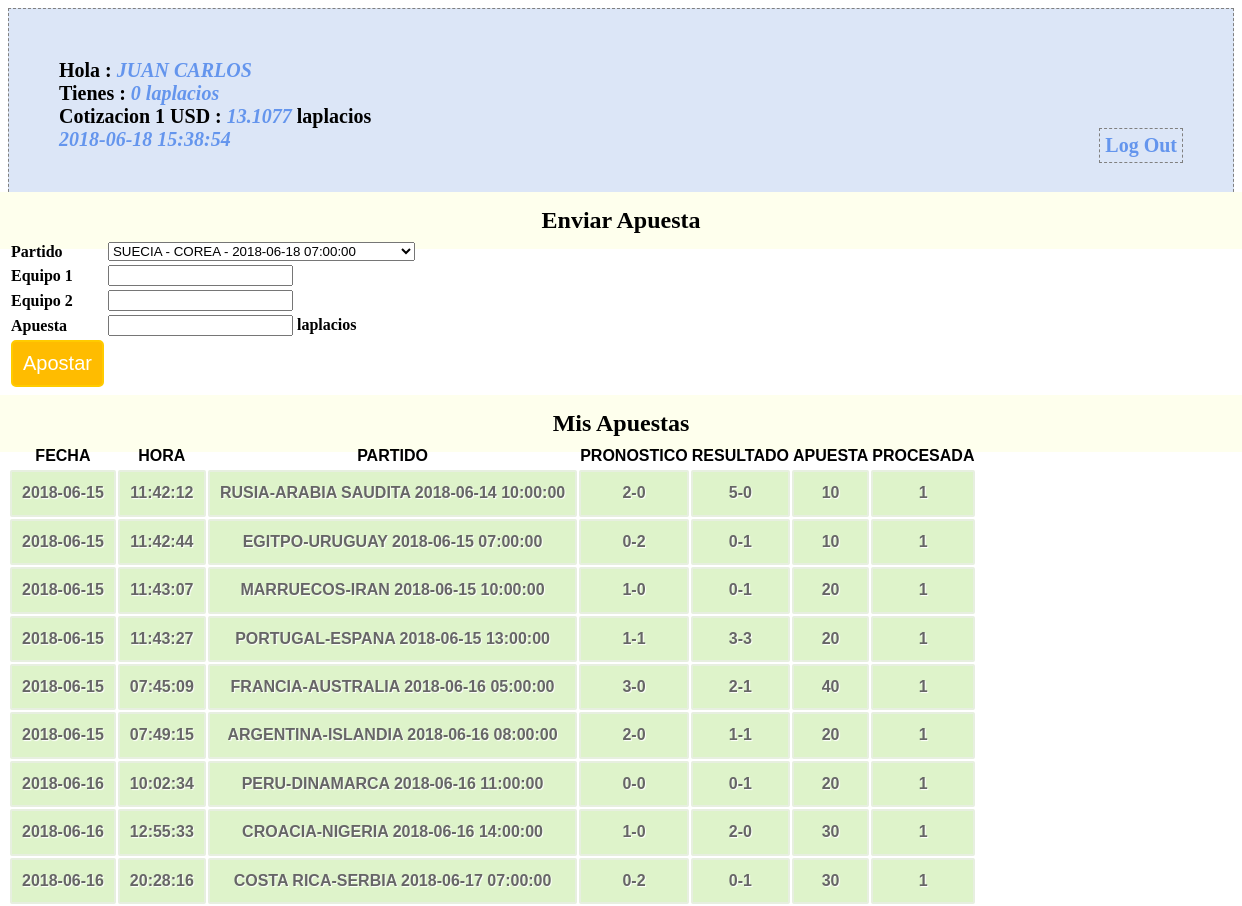
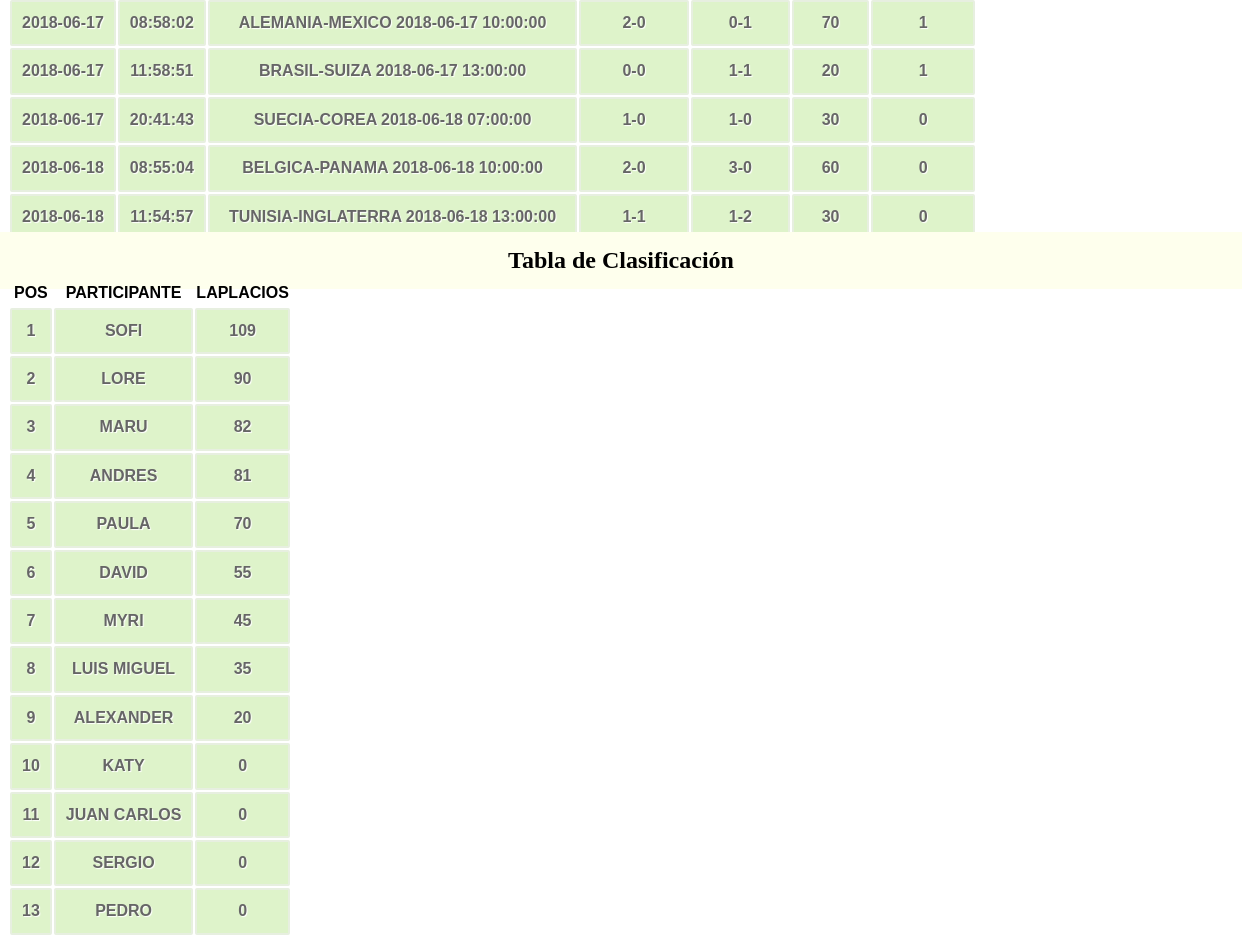
/profile.php (signed in), run on the app's committed database (2 pictures, top to bottom).
### tables this page shows
CREATE TABLE `participantes` (
  `id_participante` bigint(20) unsigned NOT NULL AUTO_INCREMENT COMMENT 'id participante',
  `nombre` varchar(60) NOT NULL COMMENT 'nombre participante',
  `saldo` int(11) NOT NULL COMMENT 'valor del saldo',
  `passwd` varchar(10) NOT NULL,
  PRIMARY KEY (`id_participante`),
  UNIQUE KEY `id_participante` (`id_participante`)
);

CREATE TABLE `banco_central_laplacio` (
  `total_laplacios` int(11) NOT NULL,
  `total_dolares` int(11) NOT NULL,
  `reserva` int(11) NOT NULL,
  `impresos` int(11) NOT NULL,
  `cotizacion` float NOT NULL
);

CREATE TABLE `apuestas` (
  `id_apuesta` bigint(20) unsigned NOT NULL AUTO_INCREMENT,
  `id_participante` bigint(20) NOT NULL,
  `id_partido` bigint(20) NOT NULL,
  `apuesta_equipo_1` int(11) NOT NULL,
  `apuesta_equipo_2` int(11) NOT NULL,
  `apuesta_valor` int(11) NOT NULL,
  `apuesta_fecha` date NOT NULL,
  `apuesta_hora` time NOT NULL,
  `procesada` tinyint(1) DEFAULT NULL,
  PRIMARY KEY (`id_apuesta`),
  UNIQUE KEY `id_apuesta` (`id_apuesta`)
);

CREATE TABLE `partidos` (
  `id_partido` bigint(20) unsigned NOT NULL AUTO_INCREMENT,
  `equipo_1` varchar(50) NOT NULL,
  `equipo_2` varchar(50) NOT NULL,
  `fecha` date NOT NULL,
  `hora` time NOT NULL,
  `resultado_equipo_1` int(11) DEFAULT NULL,
  `resultado_equipo_2` int(11) DEFAULT NULL,
  `revisado` tinyint(1) DEFAULT NULL,
  PRIMARY KEY (`id_partido`),
  UNIQUE KEY `id_partido` (`id_partido`)
);

### conn.php (called while the page is built, shortened)
<?php
$connection = mysql_connect("localhost", "laplacios2018", "");
$user_check=$_SESSION['login_user'];
$ses_sql=mysql_query("select id_participante,nombre,saldo from participantes where nombre='$user_check'", $connection);
$row = mysql_fetch_assoc($ses_sql);
$login_session =$row['nombre'];
$login_id = $row['id_participante'];
$login_saldo = $row['saldo'];
?>

### session.php (called while the page is built, shortened)
<?php
require_once('conn.php');
$current_date = date('Y-m-d');
$current_time = date('H:i:s');
$games_query=mysql_query("SELECT DISTINCT id_partido,equipo_1,equipo_2,fecha,hora FROM partidos WHERE fecha >= '$current_date'",$connection);
$bets_query=mysql_query("select * from apuestas where id_participante='$login_id'");
$leader_query= mysql_query("select nombre,saldo from participantes order by saldo desc");
$total_banco_prev_query = mysql_query("SELECT * FROM banco_central_laplacio WHERE 1");
$total_banco_prev_row = mysql_fetch_array($total_banco_prev_query);
?>

### profile.php (the view, shortened to what this page needs)
<?php
include('session.php');
?>
<!DOCTYPE html>
<html>
<head>
<link href="style.css" rel="stylesheet" type="text/css">
</head>
<body>
<div id="profile">
<b id="welcome">Hola : <i><?php echo $login_session;?></i></b><br/>
<b>Tienes : <i><?php echo $login_saldo.' laplacios'; ?></i></b><br/>
<b>Cotizacion 1 USD : <i><?php echo $total_banco_prev_row[4];?></i> laplacios</b><br/>
<b><i><?php echo $current_date.' '.$current_time; ?></i>
<b id="logout"><a href="logout.php">Log Out</a></b>
</div>
<div>
  <h2>Enviar Apuesta</h2>
  <form id="form" name="form" method="post" action="">
  <table>
    <tr>
      <td>Partido</td>
      <td>
        <select name="id_partido">
          <?php
          while($game = mysql_fetch_array($games_query)) {
            $partido_name = $game[1] . " - " . $game[2] . " - " . $game[3] . " " . $game[4];
            echo '<option value="'.$game[0].'">'.$partido_name.'</option>';
          }
          echo "</select>";
          ?>
      </td>
    </tr>
    <tr>
      <td>Equipo 1</td>
      <td><input id="number" type="number" name="apuesta_equipo_1" /></td>
    </tr>
    <tr>
      <td>Equipo 2</td>
      <td><input id="number" type="number" name="apuesta_equipo_2" /></td>
    </tr>
    <tr>
      <td>Apuesta</td>
      <td><input id="number" type="number" name="apuesta_valor" /> laplacios</td>
    </tr>
    <tr>
      <td><input type="submit" name="submit" id="submit" value="Apostar" /></td>
    </tr>
  </table>
  </form>
</div>
<div class="">
  <h2>Mis Apuestas</h2>
  <table class="table1">
    <thead>
      <tr>
        <th>FECHA</th>
        <th>HORA</th>
        <th>PARTIDO</th>
        <th>PRONOSTICO</th>
        <th>RESULTADO</th>
        <th>APUESTA</th>
        <th>PROCESADA</th>
      </tr>
    </thead>
    <tbody>
    <?php
      while($bet = mysql_fetch_array($bets_query)){
        $g_query = mysql_query("select * from partidos where id_partido='$bet[2]'");
        $g_row = mysql_fetch_array($g_query);
        $match = $g_row[1].'-'.$g_row[2].' '.$g_row[3].' '.$g_row[4];
        $pron = $bet[3].'-'.$bet[4];
        $resultado = $g_row[5].'-'.$g_row[6];
        echo '<tr><td>'.$bet[6].'</td>'.'<td>'.$bet[7].'</td>'.'<td>'.$match.'</td>'.'<td>'.$pron.'</td><td>'.$resultado.'</td><td>'.$bet[5].'</td><td>'.$bet[8].'</td></tr>';
      }
    ?>
    </tbody>
  </table>
</div>
<div class="">
  <h2>Tabla de Clasificación</h2>
  <table class="table1">
    <thead>
      <tr>
        <th>POS</th>
        <th>PARTICIPANTE</th>
        <th>LAPLACIOS</th>
      </tr>
    </thead>
    <tbody>
      <?php
      $indice=1;
      while ($participant = mysql_fetch_array($leader_query)){
        echo '<tr><td>'.$indice.'</td><td>'.$participant[0].'</td><td>'.$participant[1].'</td></tr>';
        $indice = $indice+1;
      }
      ?>
    </tbody>
  </table>
</div>
</body>

### style.css (style rules this page uses)
h2 { background-color:#FEFFED; text-align:center; border-radius:10px 10px 0 0; margin:-10px -40px; padding:15px }
input[type=submit] { width:100%; background-color:#FFBC00; color:#fff; border:2px solid #FFCB00; padding:10px; font-size:20px; cursor:pointer; border-radius:5px; margin-bottom:15px }
#profile { padding:50px; border:1px dashed grey; font-size:20px; background-color:#DCE6F7 }
#logout { float:right; padding:5px; border:dashed 1px gray }
a { text-decoration:none; color:#6495ed }
i { color:#6495ed }
table.table1 { font-family: "Trebuchet MS", sans-serif; font-size: 16px; font-weight: bold; line-height: 1.4em; font-style: normal; border-collapse:separate; }
.table1 tbody td { padding:10px; text-align:center; background-color:#DEF3CA; border: 2px solid #E7EFE0; -moz-border-radius:2px; -webkit-border-radius:2px; border-radius:2px; color:#666; text-shadow:1px 1px 1px #fff; }

### data on the page
participantes: nombre "JUAN CARLOS", saldo "0"
banco_central_laplacio: cotizacion "13.1077"
apuestas: apuesta_fecha "2018-06-15", apuesta_hora "11:42:12", id_partido.hora "RUSIA-ARABIA SAUDITA 2018-06-14 10:00:00", pron "2-0", id_partido.resultado_equipo_2 "5-0", apuesta_valor "10", procesada "1"
apuestas: apuesta_fecha "2018-06-15", apuesta_hora "11:42:44", id_partido.hora "EGITPO-URUGUAY 2018-06-15 07:00:00", pron "0-2", id_partido.resultado_equipo_2 "0-1", apuesta_valor "10", procesada "1"
apuestas: apuesta_fecha "2018-06-15", apuesta_hora "11:43:07", id_partido.hora "MARRUECOS-IRAN 2018-06-15 10:00:00", pron "1-0", id_partido.resultado_equipo_2 "0-1", apuesta_valor "20", procesada "1"
apuestas: apuesta_fecha "2018-06-15", apuesta_hora "11:43:27", id_partido.hora "PORTUGAL-ESPANA 2018-06-15 13:00:00", pron "1-1", id_partido.resultado_equipo_2 "3-3", apuesta_valor "20", procesada "1"
apuestas: apuesta_fecha "2018-06-15", apuesta_hora "07:45:09", id_partido.hora "FRANCIA-AUSTRALIA 2018-06-16 05:00:00", pron "3-0", id_partido.resultado_equipo_2 "2-1", apuesta_valor "40", procesada "1"
apuestas: apuesta_fecha "2018-06-15", apuesta_hora "07:49:15", id_partido.hora "ARGENTINA-ISLANDIA 2018-06-16 08:00:00", pron "2-0", id_partido.resultado_equipo_2 "1-1", apuesta_valor "20", procesada "1"
apuestas: apuesta_fecha "2018-06-16", apuesta_hora "10:02:34", id_partido.hora "PERU-DINAMARCA 2018-06-16 11:00:00", pron "0-0", id_partido.resultado_equipo_2 "0-1", apuesta_valor "20", procesada "1"
apuestas: apuesta_fecha "2018-06-16", apuesta_hora "12:55:33", id_partido.hora "CROACIA-NIGERIA 2018-06-16 14:00:00", pron "1-0", id_partido.resultado_equipo_2 "2-0", apuesta_valor "30", procesada "1"
apuestas: apuesta_fecha "2018-06-16", apuesta_hora "20:28:16", id_partido.hora "COSTA RICA-SERBIA 2018-06-17 07:00:00", pron "0-2", id_partido.resultado_equipo_2 "0-1", apuesta_valor "30", procesada "1"
apuestas: apuesta_fecha "2018-06-17", apuesta_hora "08:58:02", id_partido.hora "ALEMANIA-MEXICO 2018-06-17 10:00:00", pron "2-0", id_partido.resultado_equipo_2 "0-1", apuesta_valor "70", procesada "1"
apuestas: apuesta_fecha "2018-06-17", apuesta_hora "11:58:51", id_partido.hora "BRASIL-SUIZA 2018-06-17 13:00:00", pron "0-0", id_partido.resultado_equipo_2 "1-1", apuesta_valor "20", procesada "1"
apuestas: apuesta_fecha "2018-06-17", apuesta_hora "20:41:43", id_partido.hora "SUECIA-COREA 2018-06-18 07:00:00", pron "1-0", id_partido.resultado_equipo_2 "1-0", apuesta_valor "30", procesada "0"
apuestas: apuesta_fecha "2018-06-18", apuesta_hora "08:55:04", id_partido.hora "BELGICA-PANAMA 2018-06-18 10:00:00", pron "2-0", id_partido.resultado_equipo_2 "3-0", apuesta_valor "60", procesada "0"
apuestas: apuesta_fecha "2018-06-18", apuesta_hora "11:54:57", id_partido.hora "TUNISIA-INGLATERRA 2018-06-18 13:00:00", pron "1-1", id_partido.resultado_equipo_2 "1-2", apuesta_valor "30", procesada "0"
participantes: nombre "SOFI", saldo "109"
participantes: nombre "LORE", saldo "90"
participantes: nombre "MARU", saldo "82"
participantes: nombre "ANDRES", saldo "81"
participantes: nombre "PAULA", saldo "70"
participantes: nombre "DAVID", saldo "55"
participantes: nombre "MYRI", saldo "45"
participantes: nombre "LUIS MIGUEL", saldo "35"
participantes: nombre "ALEXANDER", saldo "20"
participantes: nombre "KATY", saldo "0"
participantes: nombre "SERGIO", saldo "0"
participantes: nombre "PEDRO", saldo "0"

### other printed values
$current_date "2018-06-18"
$current_time "15:38:54"
form field id_partido "SUECIA - COREA - 2018-06-18 07:00:00"
